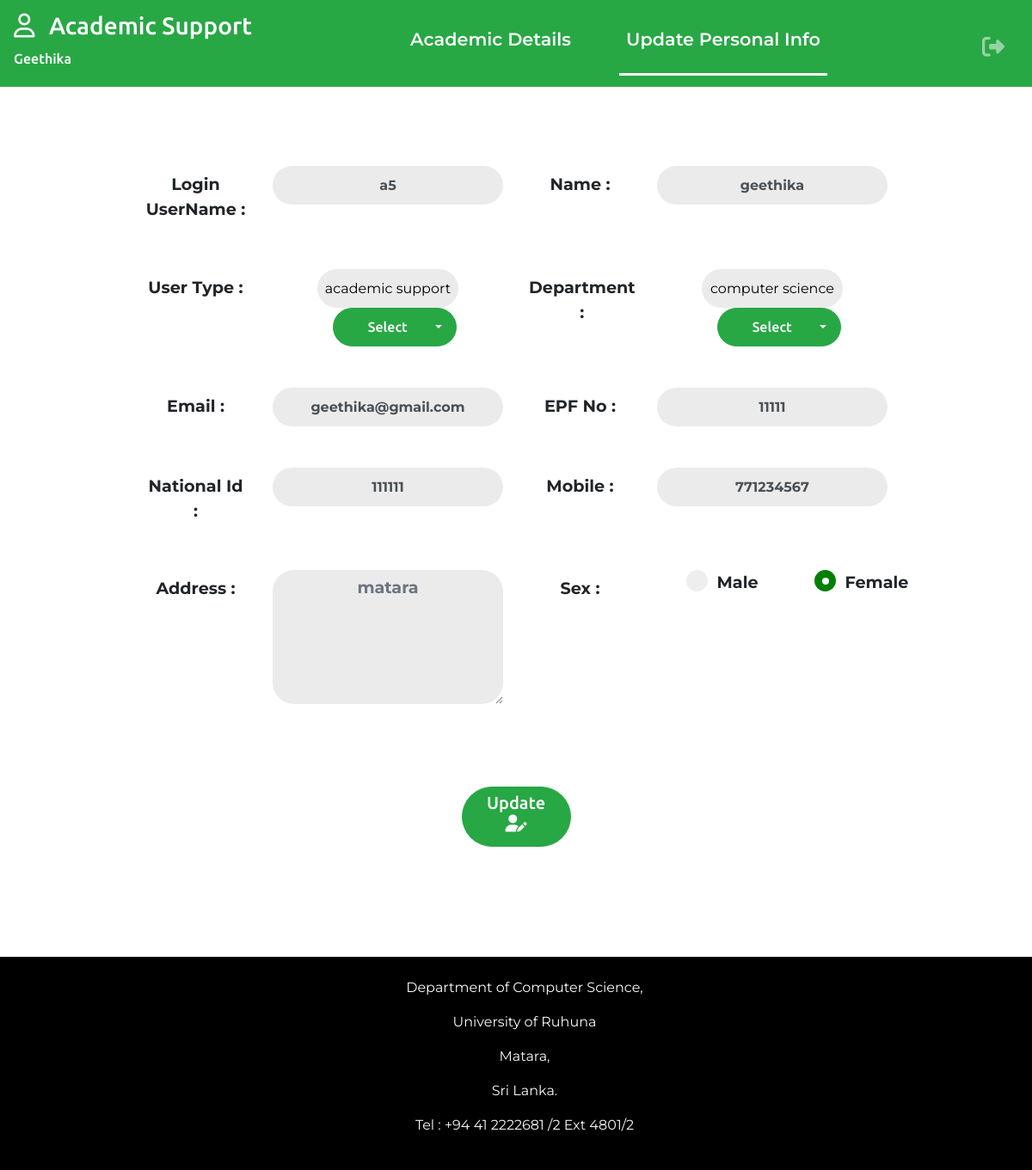
Page /views/05.Acc Supp/updatePersonalInfoAcademicSupp.php (signed in) on the committed database.
### tables this page shows
CREATE TABLE `user` (
  `username` varchar(100) NOT NULL COMMENT 'PRIMARY KEY',
  `password` varchar(100) NOT NULL,
  `fullname` varchar(100) DEFAULT NULL,
  `user_type` varchar(20) NOT NULL,
  `user_department` varchar(30) DEFAULT NULL,
  `user_email` varchar(30) DEFAULT NULL,
  `epf_no` varchar(30) DEFAULT NULL,
  `user_national_id` varchar(30) DEFAULT NULL,
  `user_mobile` int(30) DEFAULT NULL,
  `user_address` varchar(300) DEFAULT NULL,
  `user_gender` varchar(10) DEFAULT NULL
);

### classes/crud.php (called while the page is built, shortened)
<?php
class Crud{
    private $conn;
    public function __construct(){
        $database = new Database();
        $db = $database->dbConnection();
        $this->conn = $db;
      }
      public function getUserType($username){
        try {
          $stmt = $this->conn->prepare("SELECT user_type FROM user WHERE username = :username");
          $stmt->bindparam(":username", $username);
          $stmt->execute();
          return $stmt->fetchColumn();
        } catch (PDOException $e) {
            echo $e->getMessage();
        }
      }
      public function getUserDepartment($username){
        try {
          $stmt = $this->conn->prepare("SELECT user_department FROM user WHERE username = :username");
          $stmt->bindparam(":username", $username);
          $stmt->execute();
          return $stmt->fetchColumn();
        } catch (PDOException $e) {
            echo $e->getMessage();
        }
      }
      public function getUserEmail($username){
        try {
          $stmt = $this->conn->prepare("SELECT user_email FROM user WHERE username = :username");
          $stmt->bindparam(":username", $username);
          $stmt->execute();
          return $stmt->fetchColumn();
        } catch (PDOException $e) {
            echo $e->getMessage();
        }
      }
      public function getEpfNo($username){
        try {
          $stmt = $this->conn->prepare("SELECT epf_no FROM user WHERE username = :username");
          $stmt->bindparam(":username", $username);
          $stmt->execute();
          return $stmt->fetchColumn();
        } catch (PDOException $e) {
            echo $e->getMessage();
        }
      }
      public function getUserNationalId($username){
        try {
          $stmt = $this->conn->prepare("SELECT user_national_id FROM user WHERE username = :username");
          $stmt->bindparam(":username", $username);
          $stmt->execute();
          return $stmt->fetchColumn();
        } catch (PDOException $e) {
            echo $e->getMessage();
        }
      }
      public function getUserMobile($username){
        try {
          $stmt = $this->conn->prepare("SELECT user_mobile FROM user WHERE username = :username");
          $stmt->bindparam(":username", $username);
          $stmt->execute();
          return $stmt->fetchColumn();
        } catch (PDOException $e) {
            echo $e->getMessage();
        }
      }
      public function getUserAddress($username){
        try {
          $stmt = $this->conn->prepare("SELECT user_address FROM user WHERE username = :username");
          $stmt->bindparam(":username", $username);
          $stmt->execute();
          return $stmt->fetchColumn();
        } catch (PDOException $e) {
            echo $e->getMessage();
        }
      }
}
?>

### includes/components.php (the view, shortened to what this page needs)
<?php
function inputField($type,$name,$placeholder,$value,$property){
    echo '
    <input type="'.$type.'" class="form-control w-100  rounded-pill text-center" '.$property.' name="'.$name.'" value="'.$value.'"
    placeholder="'.$placeholder.'" autocomplete="off"  required   style="height:45px;font-weight:bold;" >
    ';
}
function label($for,$text){
    echo '
    <label for="'.$for.'" class="col-form-label">'.$text.' : </label>
    ';
}
function dropdownHead($placeholder,$name,$id,$status,$value){
    echo '
    <div class="row text-center justify-content-center">
    <input type="text" placeholder="'.$placeholder.'" name="'.$name.'" value="'.$value.'" id="'.$id.'"   class="text-center mx-2"
        style="border-radius:25px;display:inline; width:55%; height:45px;" readonly>
    <div class="dropdown text-center">
        <button class="btn btn-success dropdown-toggle ml-2 text-center" type="button"
            id="dropdownMenuButton" data-toggle="dropdown" aria-haspopup="true"
            aria-expanded="false"
            style="border-radius:25px;display:inline; height:45px; width:100%;" '.$status.'>
            <h6 class="mx-4" style="display:inline;">Select</h6>
        </button>
        <div class="dropdown-menu" aria-labelledby="dropdownMenuButton">
    ';
}
function dropdownFooter(){
    echo '
        </div>
    </div>
</div>
    ';
}
function textarea($name,$cols,$rows,$text,$property){
    echo '
    <textarea name="'.$name.'" id="" cols="'.$cols.'" rows="'.$rows.'" class="form-control text-center" placeholder="'.$text.'"
                        style="border-radius:25px;font-weight:bold;" '.$property.'></textarea>
    ';
}
function customRadioButton($text,$name,$property,$value){
    echo '<label class="container w-25">'.$text.'
    <input type="radio"  name="'.$name.'" value="'.$value.'" '.$property.'>
    <span class="checkmark"></span>
</label>';
}
function submitButton($name,$icon,$btnText){
    echo '
    <button class="btn btn-success rounded-pill w-100 mt-4 " name="'.$name.'" type="submit">
                        <h5 class="">'.$btnText.' <i class="'.$icon.' mx-2"></i></h5>
                    </button>
    ';
}
?>

### css/styles.css (style rules this page uses)
input, textarea { border: none !important; outline: none !important; box-shadow: none !important; background-color: rgb(235, 235, 235) !important; transition: all 0.2s !important; }
h1, h2, h3, h4, h5, h6 { font-family: "Ubuntu", sans-serif; }
p, label, input, textarea { font-family: "Montserrat", sans-serif; }
label, textarea { font-weight: bold; font-size: 1.2rem !important; }

### rows in the picture
user: user-type "academic support", department "computer science", email "geethika@gmail.com", epf "11111", id "111111", mobile "771234567", address "matara"

### other values in the picture
$_SESSION['fullname'] "Geethika"
$text "Login UserName Name User Type Department Email EPF No National Id Mobile Address Sex"
$text "Male Female"
$btnText "Update"
